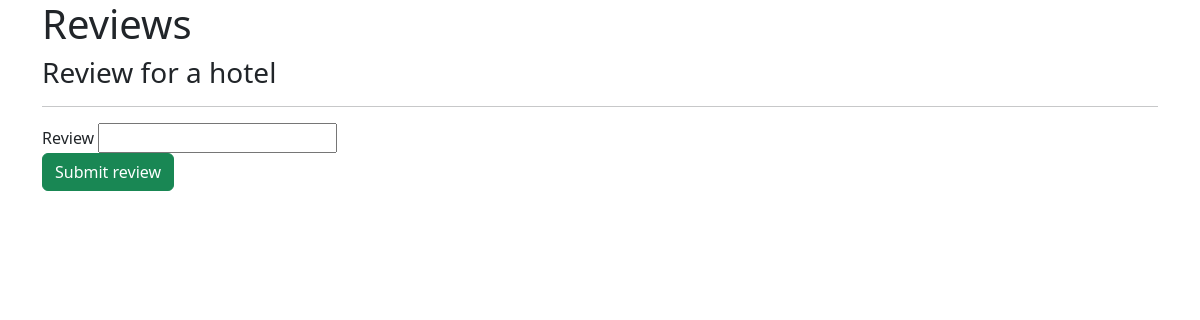
The page /review/1 on the database as committed earlier.
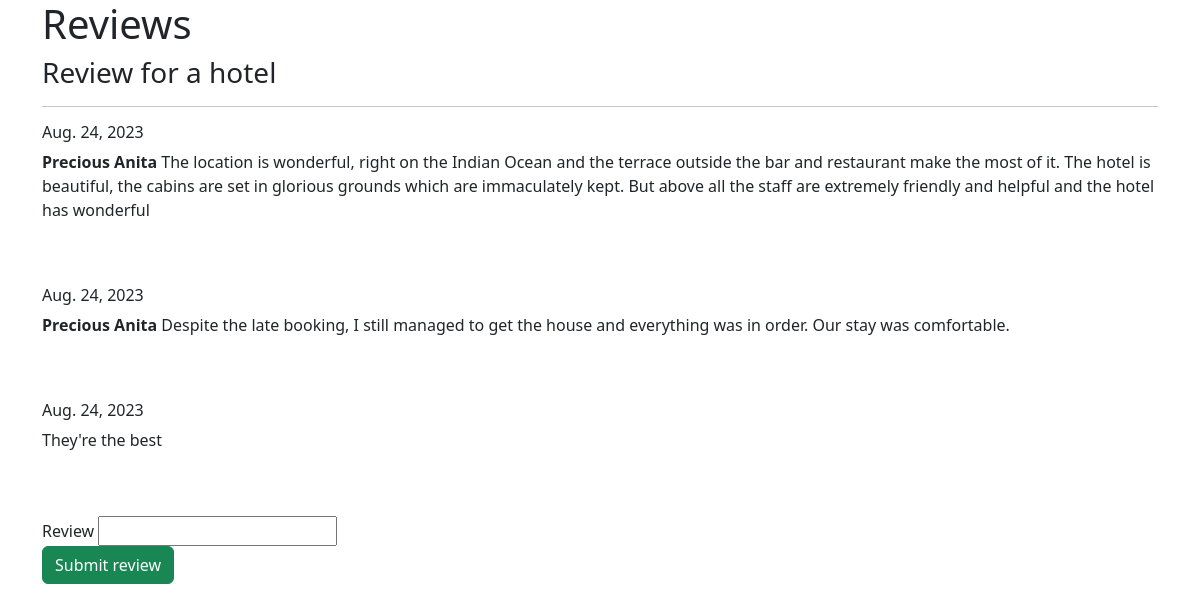
The same page on the database as committed later.
### blogcontent/models.py (models this page shows, shortened)
class Blog(models.Model):
    post = models.TextField()
    title = models.CharField(max_length=100)
    name = models.ForeignKey(User, on_delete=models.CASCADE)
    date_of_post = models.DateField(default=date.today)
    description = models.TextField(max_length=200)
    image = models.ImageField(upload_to="images")
    category = models.ForeignKey(Category, default=1, on_delete=models.CASCADE)

class Review(models.Model):
    post_review = models.ForeignKey(Blog, on_delete=models.CASCADE)
    user = models.ForeignKey(User, on_delete=models.PROTECT)
    date_of_review = models.DateField(auto_now_add = True)
    review = models.TextField(max_length=300)

### blogcontent/views.py (the view, shortened to what this page needs)
# urls.py: path("review/<int:pk>", views.review, name="review"),
def review(request, pk):
    post_review = Blog.objects.get(pk=pk)
    all_reviews = Review.objects.filter(post_review = post_review)
    context = {
        "post_review" : post_review,
        "user" : request.user,
        "all_reviews" : all_reviews,
                }
    return render(request, "review.html", context)

### templates/review.html (shortened to what this page needs)
{% extends "layout.html" %}
{% block Homepage %}
<h1>Reviews</h1>
<div>
    <h3>{{ post_review.title }}</h3>
    <hr>
    {% for reviews in all_reviews %}
    <h6> {{ reviews.date_of_review }}</h6>
    <p> <strong>{{ reviews.user.first_name }} {{ reviews.user.last_name }}</strong> {{ reviews.review }}</p>
    <br>
    <br>
    {% endfor %}
    <div>
        <form action="{% url 'review' pk=post_review.pk %}" method="POST">
            <div>
                <label>Review</label>
                <input type="text", name="review">
            </div>
            <div>
                <button class="btn btn-success" type="submit">Submit review</button>
            </div>
        </form>
    </div>
</div>
{% endblock %}

### templates/layout.html (shortened to what this page needs)
<!doctype html>
<html lang="en">
  <head>
    <link href="https://cdn.jsdelivr.net/npm/bootstrap@5.3.1/dist/css/bootstrap.min.css" rel="stylesheet">
  </head>
  <body>
    <section>
        <div class="container">
            {% block Homepage %}
            {% endblock %}
        </div>
    </section>
  </body>
</html>

Rows that differ between the two databases and show on the page:
added Review: date_of_review "Aug. 24, 2023", user.first_name "Precious", user.last_name "Anita", review "The location is wonderful, right on the Indian Ocean and the terrace outside the bar and restaurant make the most of it. The hotel is beautiful, the cabins are set in glorious grounds which are immaculately kept. But above all the staff are extremely friendly and helpful and the hotel has wonderful"
added Review: date_of_review "Aug. 24, 2023", user.first_name "Precious", user.last_name "Anita", review "Despite the late booking, I still managed to get the house and everything was in order. Our stay was comfortable."
added Review: date_of_review "Aug. 24, 2023", review "They're the best"
